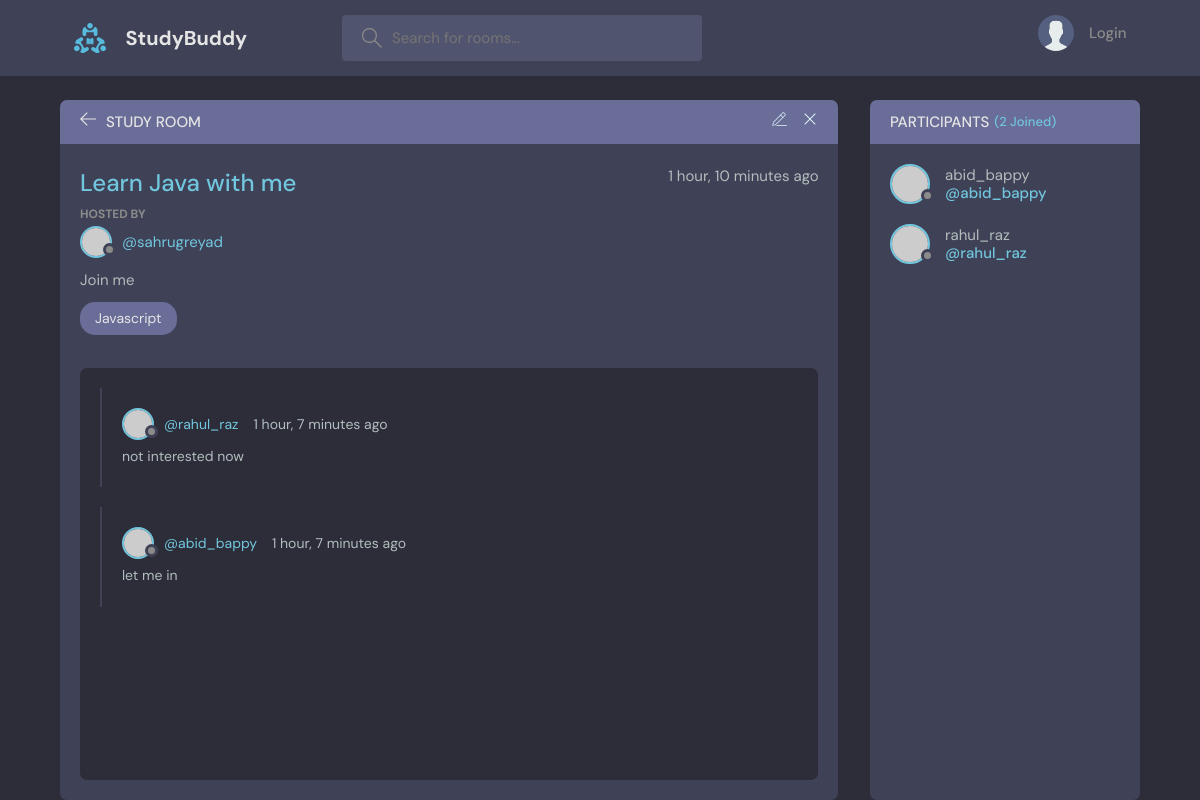
The page /room/1/ on the database its author committed.
### base/models.py (models this page shows, shortened)
class Room(models.Model):
    host = models.ForeignKey(User, on_delete= models.SET_NULL , null = True)
    topic = models.ForeignKey(Topic, on_delete= models.SET_NULL , null = True)
    name = models.CharField(max_length = 200)
    description = models.TextField(null = True, blank = True)
    participants = models.ManyToManyField(User, related_name='participants', blank=True)
    updated = models.DateTimeField(auto_now = True)
    created = models.DateTimeField(auto_now_add = True)
    class Meta:
        ordering = ['-updated', '-created']

class User(AbstractUser):
    name = models.CharField(max_length=200, null=True)
    email = models.EmailField(unique=True, null=True)
    username = models.CharField(max_length=100, unique=True)
    bio = models.TextField(null=True)
    avatar = models.ImageField(null=True, default='avatar.svg')
    REQUIRED_FIELDS = []

class Topic(models.Model):
    name = models.CharField(max_length=200)

class Message(models.Model):
    user = models.ForeignKey(User, on_delete= models.CASCADE)
    room = models.ForeignKey(Room, on_delete= models.CASCADE)
    body = models.TextField()
    updated = models.DateTimeField(auto_now = True)
    created = models.DateTimeField(auto_now_add = True)
    class Meta:
        ordering = ['-updated', '-created']

### base/views.py (the view, shortened to what this page needs)
# urls.py: path('room/<str:pk>',views.getRoom),
def room(request , pk):
    room = Room.objects.get(id=pk)
    room_messages = room.message_set.all()
    participants = room.participants.all()
    context = {'room' : room, 'room_messages' : room_messages, 'participants' : participants}
    return render(request, 'room.html', context)

### templates/room.html (shortened to what this page needs)
{% extends 'main.html' %}
{% block content %}
<main class="profile-page layout layout--2">
    <div class="container">
        <div class="room">
            <div class="room__top">
                <div class="room__topLeft">
                    <a href="{% url 'home' %}">
                    <svg version="1.1" xmlns="http://www.w3.org/2000/svg" width="32" height="32" viewBox="0 0 32 32">
                        <title>arrow-left</title>
                        <path
                        d="M13.723 2.286l-13.723 13.714 13.719 13.714 1.616-1.611-10.96-10.96h27.625v-2.286h-27.625l10.965-10.965-1.616-1.607z"
                        ></path>
                    </svg>
                    </a>
                    <h3>Study Room</h3>
                </div>
                <div class="room__topRight">
                    <a href="{% url 'update-room' room.id %}">
                    </a>
                    <a href="{% url 'delete-room' room.id %}">
                    <svg version="1.1" xmlns="http://www.w3.org/2000/svg" width="32" height="32" viewBox="0 0 32 32">
                        <title>remove</title>
                        <path
                        d="M27.314 6.019l-1.333-1.333-9.98 9.981-9.981-9.981-1.333 1.333 9.981 9.981-9.981 9.98 1.333 1.333 9.981-9.98 9.98 9.98 1.333-1.333-9.98-9.98 9.98-9.981z"
                        ></path>
                    </svg>
                    </a>
                </div>
            </div>
            <div class="room__box scroll">
                <div class="room__header scroll">
                    <div class="room__info">
                    <h3>{{room.name}}</h3>
                    <span>{{room.created|timesince}} ago</span>
                    </div>
                    <div class="room__hosted">
                    <p>Hosted By</p>
                    <a href="{% url 'user-profile' room.host_id %}" class="room__author">
                        <div class="avatar avatar--small">
                        <img src="https://randomuser.me/api/portraits/men/37.jpg" />
                        </div>
                        <span>@{{room.host.username}}</span>
                    </a>
                    </div>
                    <div class="room__details">
                        {{room.description}}
                    </div>
                    <span class="room__topics">{{room.topic.name}}</span>
                </div>
                <div class="room__conversation">
                    <div class="threads scroll">
                        {% for message in room_messages %}
                        <div class="thread">
                            <div class="thread__top">
                                <div class="thread__author">
                                    <a href="{% url 'user-profile' message.user.id %}" class="thread__authorInfo">
                                    <div class="avatar avatar--small">
                                        <img src="https://randomuser.me/api/portraits/men/37.jpg" />
                                    </div>
                                    <span>@{{message.user.username}}</span>
                                    </a>
                                    <span class="thread__date">{{message.created | timesince}} ago</span>
                                </div>
                            </div>
                            <div class="thread__details">
                                {{message.body}}
                            </div>
                        </div>
                        {% endfor %}
                    </div>
                </div>
            </div>
        </div>
        <div class="participants">
            <h3 class="participants__top">Participants <span>({{participants.count}} Joined)</span></h3>
            <div class="participants__list scroll">
                {% for participant in participants %}
                <a href="{% url 'user-profile' participant.id %}" class="participant">
                    <div class="avatar avatar--medium">
                    <img src="https://randomuser.me/api/portraits/men/37.jpg" />
                    </div>
                    <p>
                        {{participant.username}}
                    <span>@{{participant.username}}</span>
                    </p>
                </a>
                {% endfor %}
            </div>
        </div>
    </div>
</main>
</body>
</html>
{% endblock %}

### rows shown on the page
Room: name "Learn Java with me", created "1 hour, 10 minutes", host.username "sahrugreyad", description "Join me", topic.name "Javascript"
Message: user.username "rahul_raz", created "1 hour, 7 minutes", body "not interested now"
Message: user.username "abid_bappy", created "1 hour, 7 minutes", body "let me in"
User: username "abid_bappy"
User: username "rahul_raz"

### other values the page prints
{{ participants.count }} "2"
